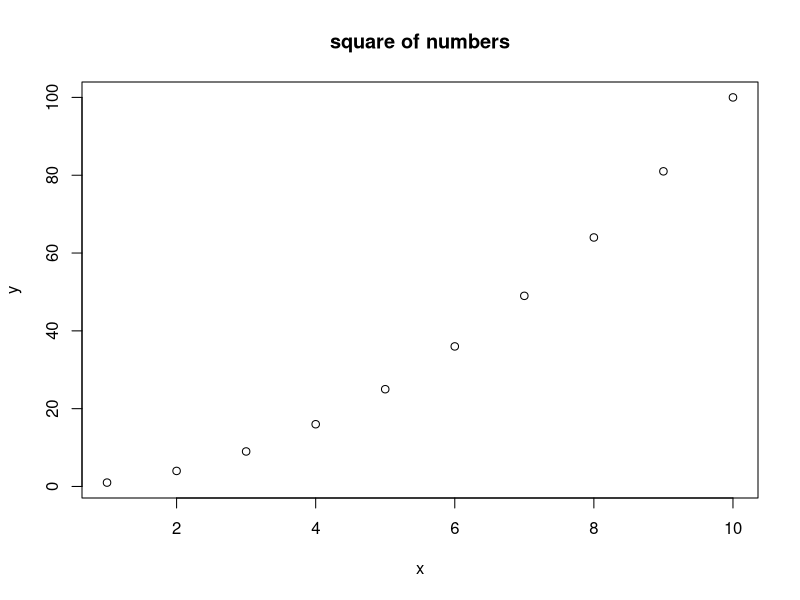
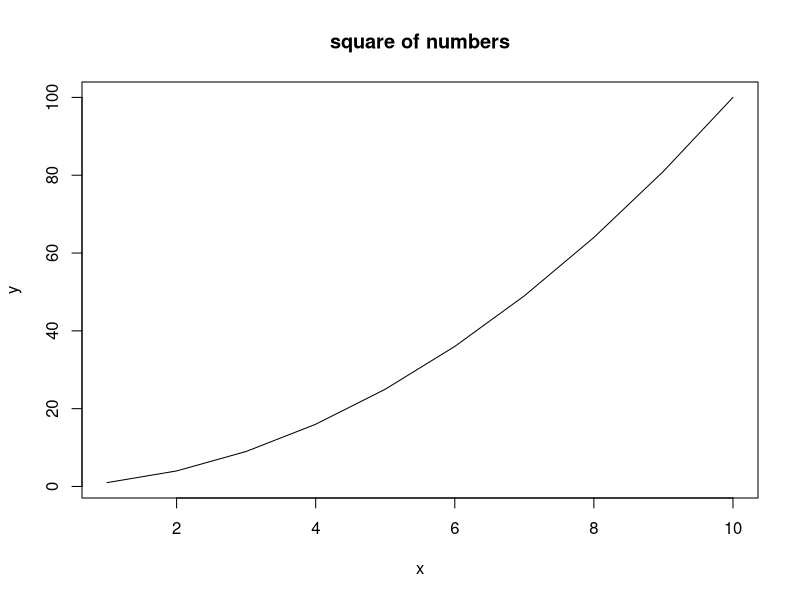
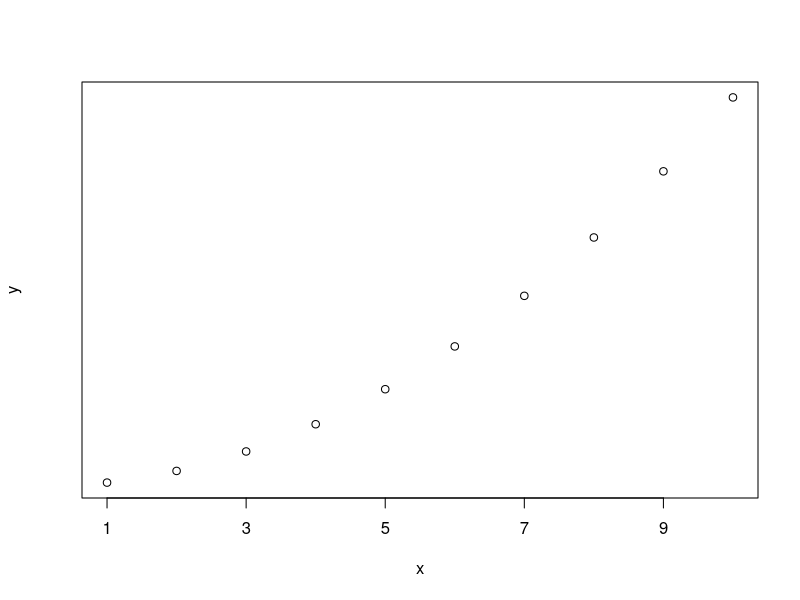
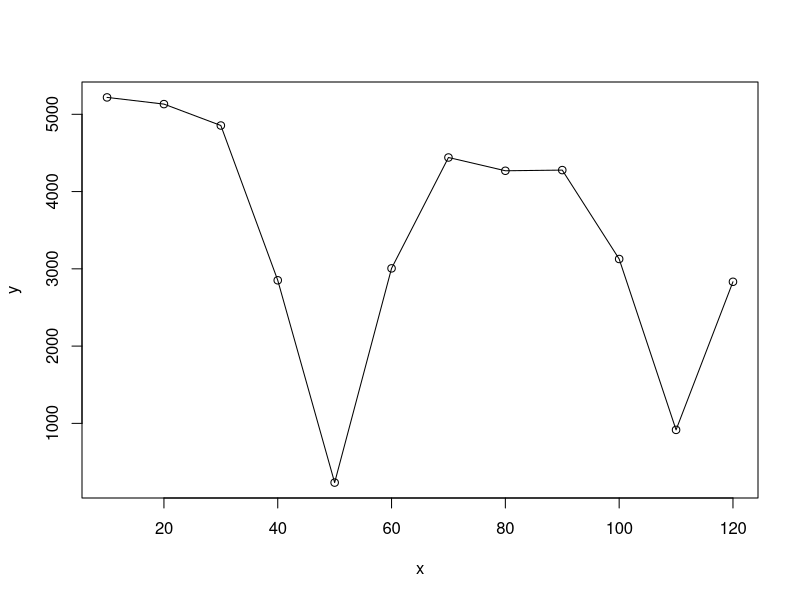

Here is the R script that generated these plots, in order:
#! /usr/bin/env Rscript


# here are some examples for plot in r

# example 1: plot scatter x,y, add title
x <- 1:10
y <- (1:10)^2
plot(x,y, main = "square of numbers") #argument main: the overall title for the plot

# example 2: line plot x,y
x <- 1:10
y <- (1:10)^2
plot(x,y, type = "l", main = 'square of numbers') # type ="l", you get a line plot 

# example 3: plot x,y, add xlab,ylab

# example 4: plot x,y control the x interval
 plot(x, y,xaxt="n",yaxt="n")
 axis(1,at=seq(1,10,2)) #control the x inteval 

# 
x <- c(10,20,30,40,50,60,70,80,90,100,110,120)
y <- c(5218.49,5131.81,4854.84,2851.79,233.50,3006.02,
	4440.82,4269.0,4277.75,3127.24,915.79,2832.3)
 plot(x,y,type = "o")